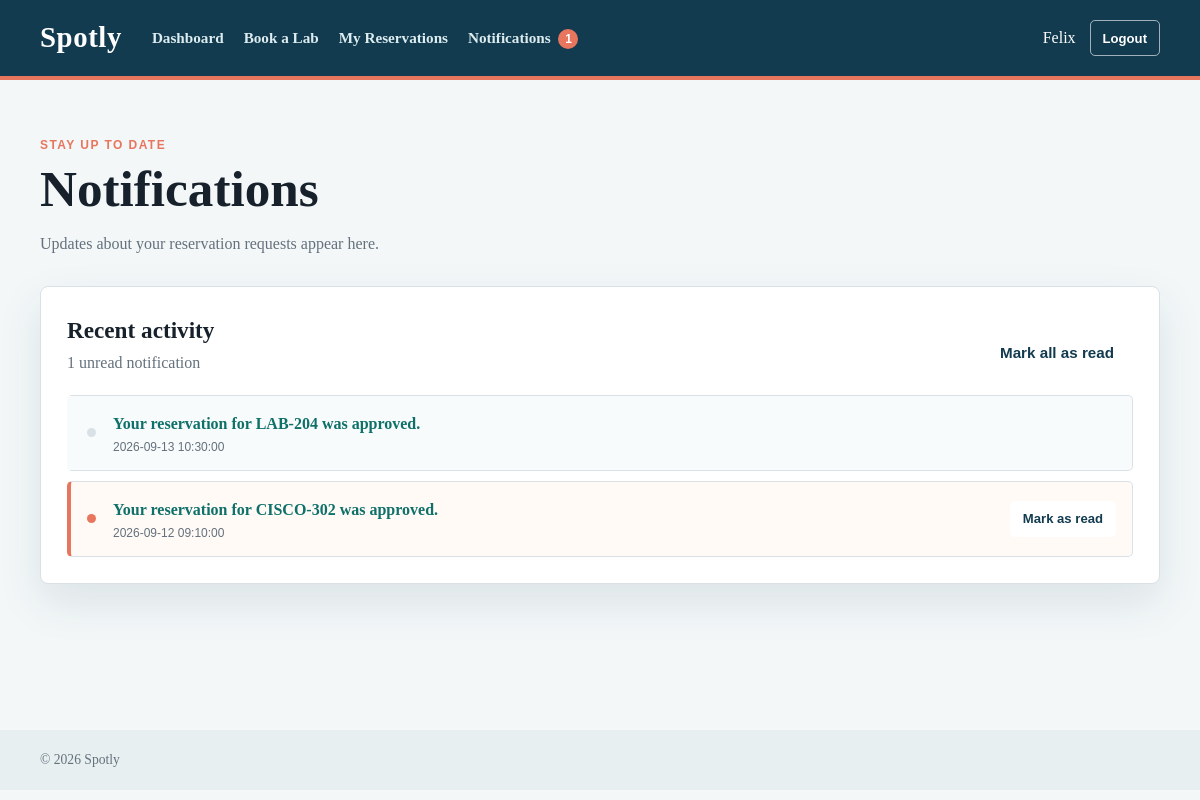
Page /pages/notifications.php (signed in) on the committed database.
### tables this page shows
CREATE TABLE notifications (
    notification_id INT PRIMARY KEY AUTO_INCREMENT,
    user_id INT NOT NULL,
    reservation_id INT NULL,
    message VARCHAR(255) NOT NULL,
    is_read BOOLEAN NOT NULL DEFAULT 0,
    created_at DATETIME NOT NULL DEFAULT CURRENT_TIMESTAMP,
    CONSTRAINT fk_notifications_user
        FOREIGN KEY (user_id) REFERENCES users(user_id),
    CONSTRAINT fk_notifications_reservation
        FOREIGN KEY (reservation_id) REFERENCES reservations(reservation_id)
);

### pages/notifications.php (the view, shortened to what this page needs)
<?php
require_once __DIR__ . '/../config/db.php';
$statement = $pdo->prepare(
	'SELECT notification_id, reservation_id, message, is_read, created_at
	 FROM notifications WHERE user_id = :user_id ORDER BY created_at DESC, notification_id DESC'
);
$statement->execute(['user_id' => $_SESSION['user_id']]);
$notifications = $statement->fetchAll();
$unread_count = count(array_filter($notifications, static fn (array $notification): bool => !(bool) $notification['is_read']));
require_once __DIR__ . '/../includes/header.php';
?>
<section class="page-heading">
	<p class="eyebrow">Stay up to date</p>
	<h1>Notifications</h1>
	<p class="muted">Updates about your reservation requests appear here.</p>
</section>
<section class="notification-panel card">
	<div class="notification-toolbar">
		<div>
			<h2>Recent activity</h2>
			<p class="muted"><?= $unread_count ?> unread notification<?= $unread_count === 1 ? '' : 's' ?></p>
		</div>
		<?php if ($unread_count > 0): ?>
			<form method="post">
				<button class="button button-outline-dark" type="submit">Mark all as read</button>
			</form>
		<?php endif; ?>
	</div>
	<?php if (!$notifications): ?>
		<div class="empty-state">You have no notifications yet.</div>
	<?php else: ?>
		<div class="notification-list">
			<?php foreach ($notifications as $notification): ?>
				<article class="notification-item <?= $notification['is_read'] ? 'is-read' : 'is-unread' ?>">
					<div class="notification-dot" aria-hidden="true"></div>
					<div class="notification-content">
						<?php if ($notification['reservation_id']): ?>
							<a href="my_reservations.php?reservation_id=<?= (int) $notification['reservation_id'] ?>"><?= htmlspecialchars($notification['message'], ENT_QUOTES, 'UTF-8') ?></a>
						<?php else: ?>
							<p><?= htmlspecialchars($notification['message'], ENT_QUOTES, 'UTF-8') ?></p>
						<?php endif; ?>
						<time datetime="<?= htmlspecialchars($notification['created_at'], ENT_QUOTES, 'UTF-8') ?>"><?= htmlspecialchars($notification['created_at'], ENT_QUOTES, 'UTF-8') ?></time>
					</div>
					<?php if (!$notification['is_read']): ?>
						<form method="post">
							<button class="button button-small button-outline-dark" type="submit">Mark as read</button>
						</form>
					<?php endif; ?>
				</article>
			<?php endforeach; ?>
		</div>
	<?php endif; ?>
</section>
<?php require_once __DIR__ . '/../includes/footer.php'; ?>

### assets/css/style.css (style rules this page uses)
:root { --ink: #17212b; --muted: #64717d; --line: #d9e1e7; --surface: #ffffff; --background: #f3f7f8; --navy: #123b50; --teal: #168c83; --teal-dark: #0f7069; --coral: #e8755e; --error: #a33d3d; --shadow: 0 18px 45px rgba(18, 59, 80, 0.10); }
* { box-sizing: border-box; }
body { margin: 0; color: var(--ink); background: var(--background); font-family: Georgia, 'Times New Roman', serif; line-height: 1.5; }
a { color: var(--teal-dark); font-weight: 700; }
.page-heading { margin-bottom: 30px; }
.page-heading h1, .auth-card h1 { margin: 0 0 8px; font-size: clamp(2rem, 5vw, 3.2rem); line-height: 1.05; }
.page-heading p { max-width: 620px; }
.eyebrow { margin: 0 0 10px; color: var(--coral); font: 700 0.75rem Arial, sans-serif; letter-spacing: 0.12em; text-transform: uppercase; }
.muted { color: var(--muted); }
.card { background: var(--surface); border: 1px solid var(--line); border-radius: 8px; box-shadow: var(--shadow); }
.button-outline-dark { color: var(--navy); border-color: var(--line); background: var(--surface); }
.reservation-panel, .notification-panel { padding: 26px; }
.reservation-toolbar, .notification-toolbar { display: flex; justify-content: space-between; align-items: end; gap: 20px; margin-bottom: 20px; }
.reservation-toolbar h2, .notification-toolbar h2 { margin: 0; font-size: 1.45rem; }
.reservation-toolbar p, .notification-toolbar p { margin: 3px 0 0; }
.notification-list { display: grid; gap: 10px; }
.notification-item { display: grid; grid-template-columns: 12px 1fr auto; align-items: center; gap: 14px; padding: 16px; border: 1px solid var(--line); border-left: 4px solid transparent; border-radius: 5px; }
.notification-item.is-unread { border-left-color: var(--coral); background: #fffaf6; }
.notification-item.is-read { background: #f8fbfb; }
.notification-dot { width: 9px; height: 9px; border-radius: 50%; background: var(--line); }
.is-unread .notification-dot { background: var(--coral); }
.notification-content a { text-decoration: none; }
.notification-content time { display: block; margin-top: 4px; color: var(--muted); font: 0.75rem Arial, sans-serif; }
.button { display: inline-flex; justify-content: center; align-items: center; min-height: 44px; padding: 10px 18px; border: 1px solid transparent; border-radius: 5px; font: 700 0.95rem Arial, sans-serif; text-decoration: none; cursor: pointer; }
.button-small { min-height: 36px; padding: 7px 12px; font-size: 0.82rem; }

### rows in the picture
notifications: is_read "1", message "Your reservation for LAB-204 was approved.", created_at "2026-09-13 10:30:00"
notifications: message "Your reservation for CISCO-302 was approved.", created_at "2026-09-12 09:10:00"

### other values in the picture
$unread_notifications "1"
$safe_display_name "Felix"
